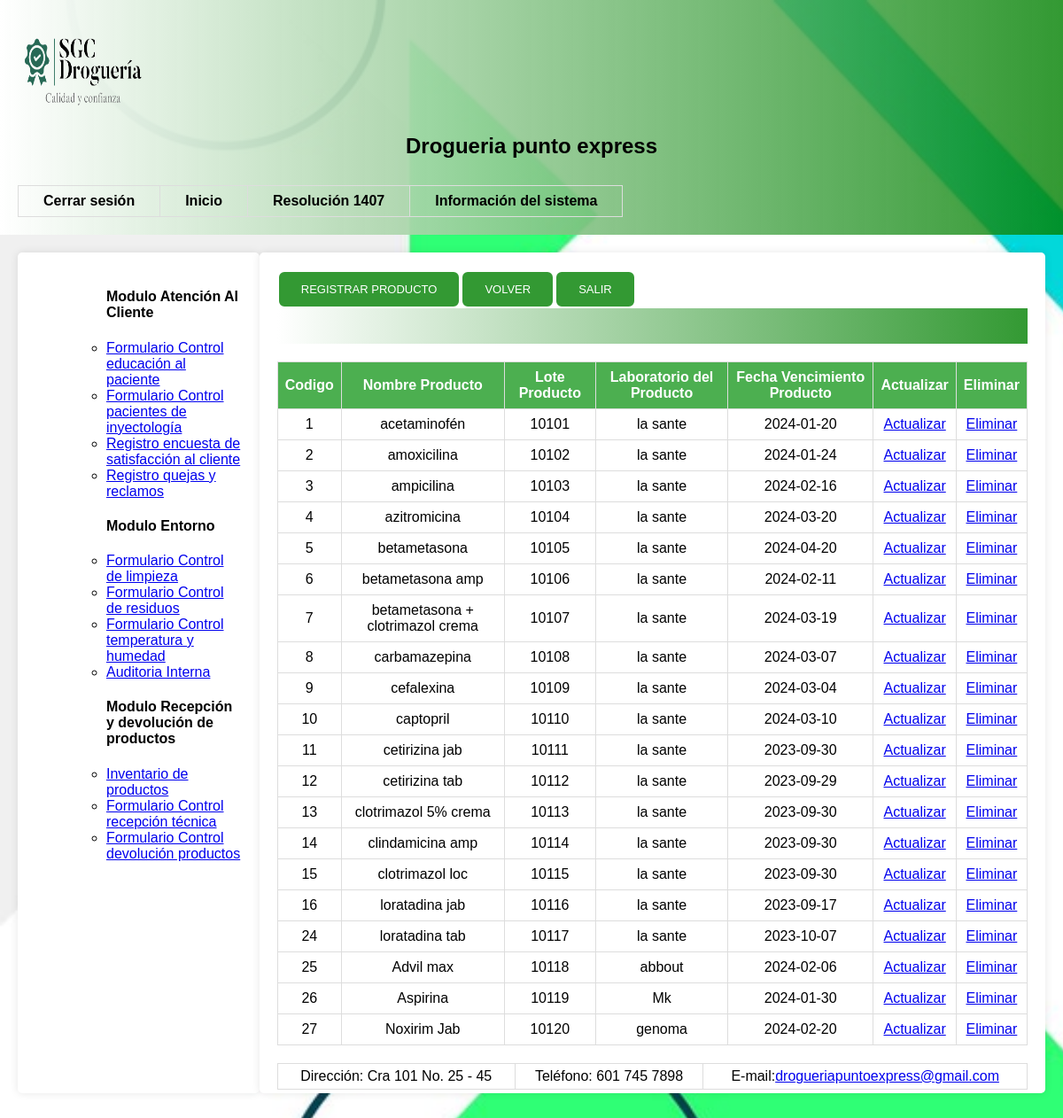
Screenshot of /producto.php (signed in) with the database file from the repository.
### tables this page shows
CREATE TABLE `producto` (
  `codigo` int(11) NOT NULL,
  `nomproducto` varchar(50) NOT NULL,
  `lote` int(11) NOT NULL,
  `laboratorio` varchar(70) NOT NULL,
  `fechavenc` date NOT NULL
);

### producto.php (the view, shortened to what this page needs)
<!DOCTYPE html>
<html lang="es">
<head>
    <link rel="stylesheet" href="EstiloMP.css">
</head>
<body>
<header id="header">
        <img src="imagen/LogoSGC.png" ver ="left" height="117" width="150"/>
		<h2>Drogueria punto express</h2>
			<table id="superior"><tr>
            <td id="superior1"><a href="u_cerrarsesion.php">Cerrar sesi&oacute;n</a></td>
            <td id="superior1"><a href="u_inicio.php">Inicio</a></td>
			<td id="superior1"><a href="u_resolucion1407.php">Resoluci&oacute;n 1407</a></td>
			<td id="superior1"><a href="u_sistemainf.php">Informaci&oacute;n del sistema</a></td>
            </tr></table>
</header>
<div id="contenido">
    <div id="lateral">
    <nav>
            <ol>
		    <ul><h4>Modulo Atenci&oacute;n Al Cliente</h4>
			<li><a href="educacion.php">Formulario Control educaci&oacute;n al paciente</a></li>
			<li><a href="inyectologia.php">Formulario Control pacientes de inyectolog&iacute;a</a></li>
            <li><a href="rencuesta.php">Registro encuesta de satisfacci&oacute;n al cliente</a></li>
            <li><a href="qr.php">Registro quejas y reclamos</a></li>
			</ul>
            </ol>
        </nav>
        <nav>
            <ol>
		    <ul><h4>Modulo Entorno</h4>
			<li><a href="limpieza.php">Formulario Control de limpieza</a></li>
            <li><a href="residuos.php">Formulario Control de residuos</a></li>
			<li><a href="temperatura.php">Formulario Control temperatura y humedad</a></li>
            <li><a href="auditoria.php">Auditoria Interna</a></li>
			</ul>
            </ol>
        </nav>
        <nav>
            <ol>
		    <ul><h4>Modulo Recepci&oacute;n y devoluci&oacute;n de productos</h4>
			<li><a href="producto.php">Inventario de productos</a></li>
            <li><a href="recepcion.php">Formulario Control recepci&oacute;n t&eacute;cnica</a></li>
            <li><a href="devolucion.php">Formulario Control devoluci&oacute;n productos</a></li>
			</ul>
            </ol>
        </nav>
    </div>
<main id="contenidos">
<?php
include_once ("conexion.php");
$sql = "SELECT * FROM producto";
?>
<table>
<tr>
<th>Codigo</th>
<th>Nombre Producto</th>
<th>Lote Producto</th>
<th>Laboratorio del Producto</th>
<th>Fecha Vencimiento Producto</th>
<th>Actualizar</th>
<th>Eliminar</th>
</tr>
<?php
$resultado = mysqli_query($conn,$sql);
while($row=mysqli_fetch_assoc($resultado)){?>
        <tr>
        <td><?php echo $row ["codigo"];?></td>
        <td><?php echo $row ["nomproducto"];?></td>
        <td><?php echo $row ["lote"];?></td>
        <td><?php echo $row ["laboratorio"];?></td>
        <td><?php echo $row ["fechavenc"];?></td>
        <td><a href="prdactualizar.php?codigo=<?php echo $row ["codigo"];?>">Actualizar</a></td>
        <td><a href="prpeliminar.php?codigo=<?php echo $row ["codigo"];?>">Eliminar</a></td>
        </tr>
<?php    }
?>
<form action="productoc.php" method="post">
<button type="submit">Registrar producto</button>
</form>
<form action="u_inicio.php">
<button type="submit">Volver</button>
</form>
<form action="u_cerrarsesion.php">
<button type="submit">Salir</button>
</form>
</main>
</div>
<footer id="footer">
      <center>
        <table id="inferior"><tr>
			<td id="inferior1">Direcci&oacute;n: Cra 101 No. 25 - 45</td>
			<td id="inferior1">Tel&eacute;fono: 601 745 7898</td>
			<td id="inferior1">E-mail:<a href="mailto:drogueriapuntoexpress@gmail.com">drogueriapuntoexpress@gmail.com</a></td>
		</tr></table>
       </center>
</footer>
</body>
</html>

### EstiloMP.css (style rules this page uses)
body { background-image: url("imagen/fondo.jpg"); background-size: cover; background-repeat: no-repeat; background-attachment: fixed; background-color: #b0e57c; font-family: 'Arial', 'Helvetica', sans-serif; margin: 0; padding: 0; min-height: 100vh; display: flex; flex-direction: column; }
#header { flex-direction: column; padding: 20px; background: linear-gradient(to right, white, rgba(0, 128, 0, 0.8) ); color: black; }
#header h2 { margin: 0; text-align: center; padding: 10px 0; vertical-align: middle; align-items: center; }
#superior { display: flex; flex-direction: right; align-items: right; }
#superior a { text-decoration: none; color: black; margin: 0 20px; font-weight: bold; }
button { background-color: rgba(0, 128, 0, 0.8); color: #ffffff; padding: 12px 25px; border: 2px solid; border-radius: 8px; cursor: pointer; font-size: 13px; text-transform: uppercase; transition: background-color 0.3s ease; align-content: center; }
#contenido { flex-grow: 1; display: flex; justify-content: space-between; align-items: flex-start; margin: 20px; }
#lateral, #contenidos { flex-basis: 250px; background-color: #fff; padding: 20px; border-radius: 5px; box-shadow: 0px 0px 10px rgba(0, 0, 0, 0.1); height: calc(80vh - 170px); overflow: auto; }
#contenidos { flex-basis: calc(100% - 250px); background-color: #fff; padding: 20px; border-radius: 5px; box-shadow: 0px 0px 10px rgba(0, 0, 0, 0.1); height: calc(80vh - 170px); overflow: auto; }
#footer { flex-direction: column; padding: 20px; background: linear-gradient(to right, white, rgba(0, 128, 0, 0.8) ); color: black; }
#inferior td { padding: 5px 10px; }
table { border-collapse: collapse; width: 100%; margin-top: 20px; }
th, td { border: 1px solid #ddd; padding: 8px; text-align: center; }
th { background-color: #4CAF50; color: #fff; }

### rows the page displays
producto: codigo "1", nomproducto "acetaminofén", lote "10101", laboratorio "la sante", fechavenc "2024-01-20"
producto: codigo "2", nomproducto "amoxicilina", lote "10102", laboratorio "la sante", fechavenc "2024-01-24"
producto: codigo "3", nomproducto "ampicilina", lote "10103", laboratorio "la sante", fechavenc "2024-02-16"
producto: codigo "4", nomproducto "azitromicina", lote "10104", laboratorio "la sante", fechavenc "2024-03-20"
producto: codigo "5", nomproducto "betametasona", lote "10105", laboratorio "la sante", fechavenc "2024-04-20"
producto: codigo "6", nomproducto "betametasona amp", lote "10106", laboratorio "la sante", fechavenc "2024-02-11"
producto: codigo "7", nomproducto "betametasona + clotrimazol crema", lote "10107", laboratorio "la sante", fechavenc "2024-03-19"
producto: codigo "8", nomproducto "carbamazepina", lote "10108", laboratorio "la sante", fechavenc "2024-03-07"
producto: codigo "9", nomproducto "cefalexina", lote "10109", laboratorio "la sante", fechavenc "2024-03-04"
producto: codigo "10", nomproducto "captopril", lote "10110", laboratorio "la sante", fechavenc "2024-03-10"
producto: codigo "11", nomproducto "cetirizina jab", lote "10111", laboratorio "la sante", fechavenc "2023-09-30"
producto: codigo "12", nomproducto "cetirizina tab", lote "10112", laboratorio "la sante", fechavenc "2023-09-29"
producto: codigo "13", nomproducto "clotrimazol 5% crema", lote "10113", laboratorio "la sante", fechavenc "2023-09-30"
producto: codigo "14", nomproducto "clindamicina amp", lote "10114", laboratorio "la sante", fechavenc "2023-09-30"
producto: codigo "15", nomproducto "clotrimazol loc", lote "10115", laboratorio "la sante", fechavenc "2023-09-30"
producto: codigo "16", nomproducto "loratadina jab", lote "10116", laboratorio "la sante", fechavenc "2023-09-17"
producto: codigo "24", nomproducto "loratadina tab", lote "10117", laboratorio "la sante", fechavenc "2023-10-07"
producto: codigo "25", nomproducto "Advil max", lote "10118", laboratorio "abbout", fechavenc "2024-02-06"
producto: codigo "26", nomproducto "Aspirina", lote "10119", laboratorio "Mk", fechavenc "2024-01-30"
producto: codigo "27", nomproducto "Noxirim Jab", lote "10120", laboratorio "genoma", fechavenc "2024-02-20"
